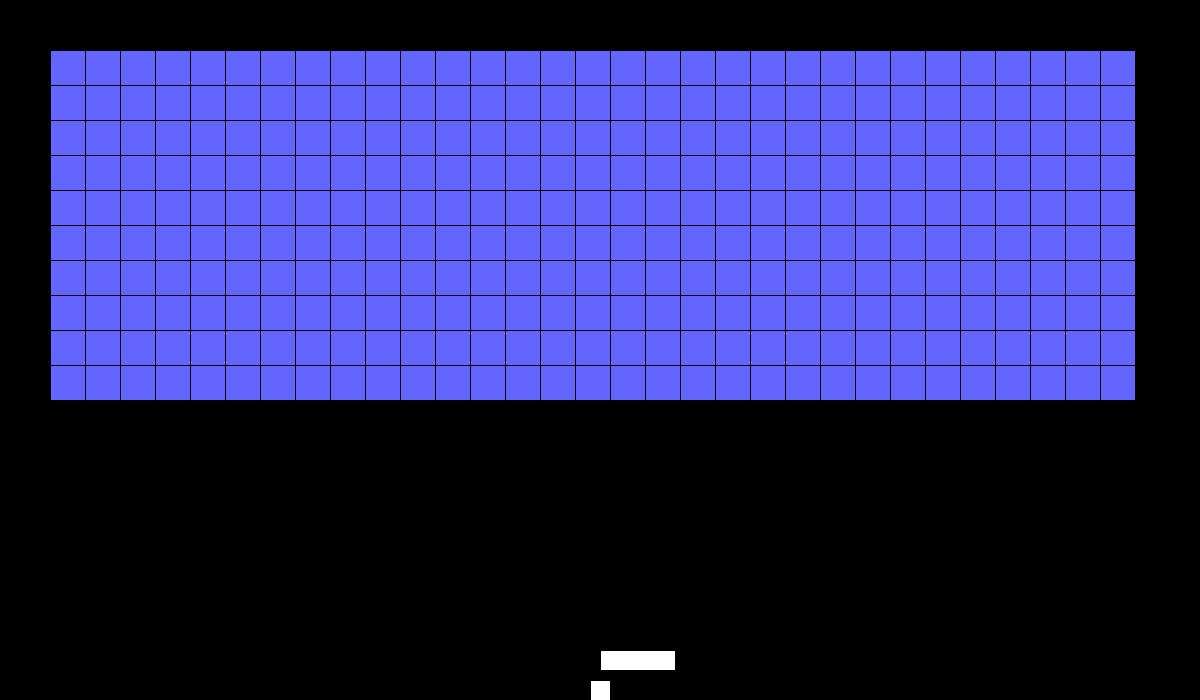
Frame 1 (no input)
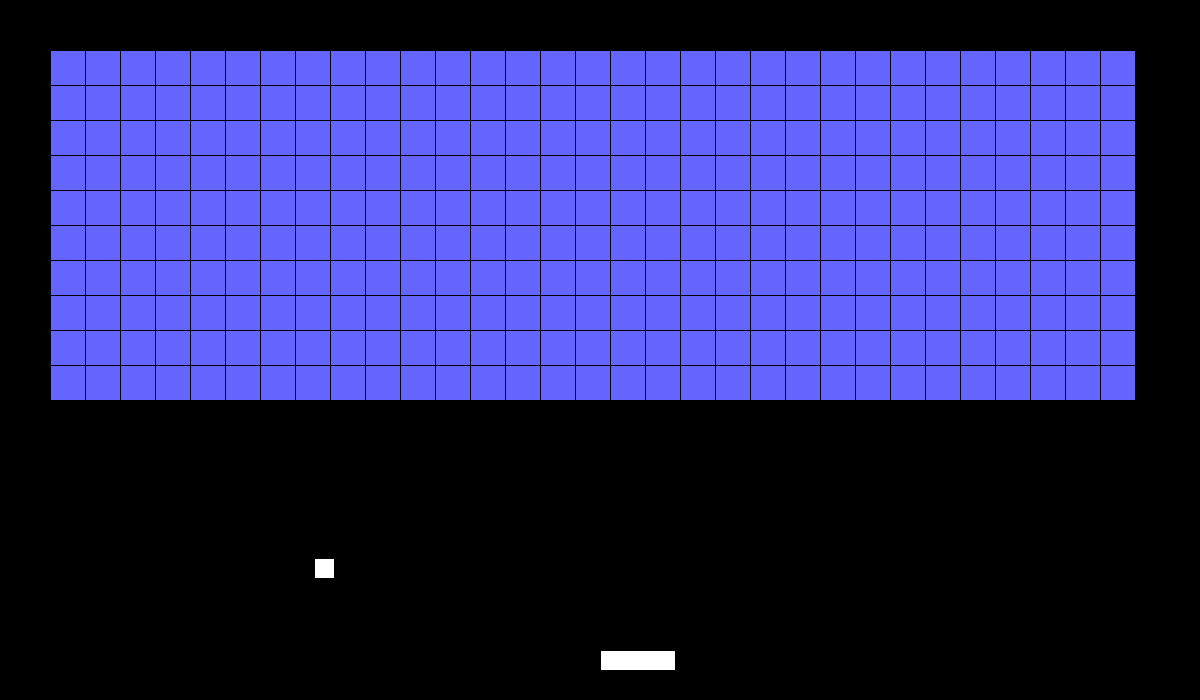
Frame 60 (the mouse pressed at the canvas centre just before this capture)
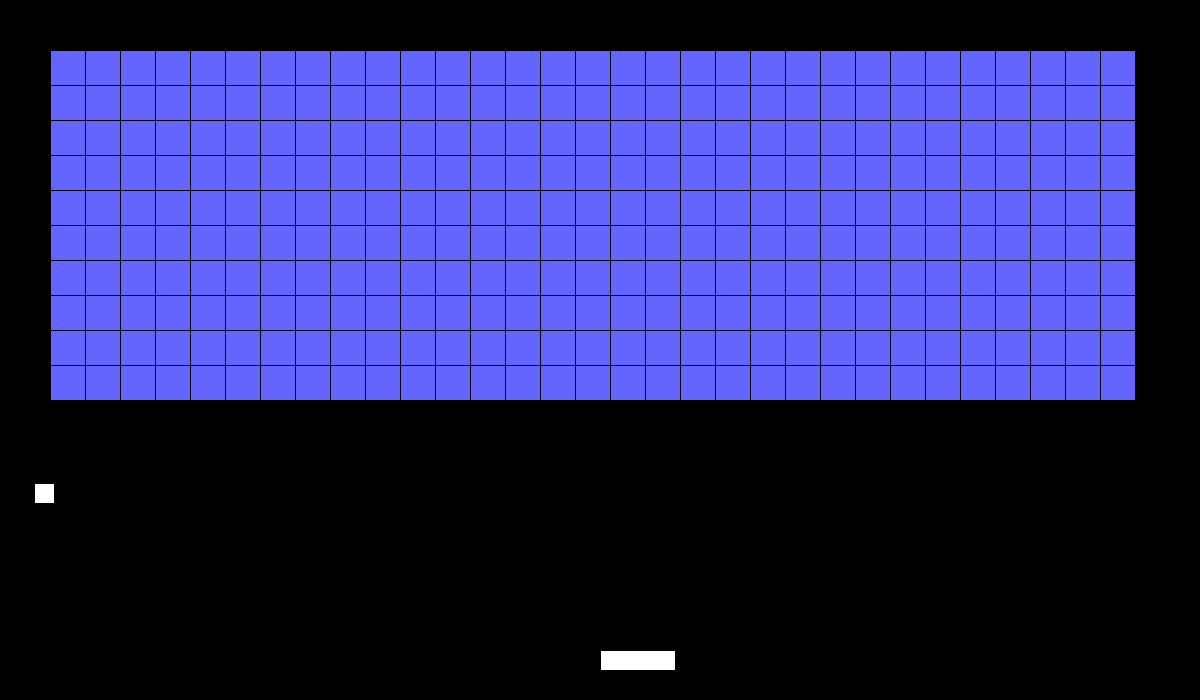
Frame 120 (the mouse held since frame 60 and released just before this capture)

The Processing sketch that drew these frames (run headless with seeded random() and noise(); from frame 60 on, the mouse is pressed at the canvas centre):

// Processing sketch: ObligGameBallBreakBricks8
// ── ObligGameBallBreakBricks8.pde
/*
Kommentar:
I do believe that in the original breakout (which in part was developed by Steve Jobs, the former CEO of Apple, if I remember correctly) the "ball" was actually a small square.

I recommend that you do the same. Then you only need to consider collision between rectangles.

It is quite possible that araknoid also had square collision boxes, but I don't really know (I have played it though).



Here is what I suggest for how to approach the problem:



V    1.Start implementing the ball only. It should bounce off three of the edges of the window, and vanish at the bottom of the screen. The game should just quit if this happens.

V    Test and make sure this works before continuing.

V    Save a backup of your file before you continue, you might need to go back to it if you mess things up.





V    2. Implement the motion of the paddle at the bottom of the screen. Move left, right using the keys. Ignore collision with ball for now. Make sure the paddle doesn't leave the window.

V    Test and make sure this works before continuing.

      There is source code on capquiz (below this question) to help you get started with keys.

V    Save a backup of your file before you continue.





V 3. Implement the collision between the ball and the paddle. You only need to test for the top side of the paddle and the bottom side of the square ball.

if(right side of square > left side of paddle && left side of square < right side of paddle) {

    if(bottom side of square > top side of paddle + 1/5 * height of paddle) quit the game.   // it is under the paddle and we have lost.
   else bounce by setting balls velocityy *= -1;

}
V Test and make sure this works.

V Save a copy and continue.





V 4. Add many rectangles to the screen to hit. Put these in an array. Just draw them to the screen and ignore collisions for now. Let all rectangles have the same witdth and height.

  float rectx[]  // x position of the rectangles

  float recty[]   // y position of the rectangles


V Test, save a copy and continue



5. Implement collision detection between rectangles and the ball. For now, just make the rectangles vanish if the ball hits them.  You need a global variable

bool visible[]  - set all to be true in setup when you start. encodes if a rectangle is vanished or not.

when you draw them:

for(int i = 0; i < numRectangles; i++) {
   if(visible[i]) {
        // draw the rectangle
   }
}


when you test for collisions



for(int i = 0; i < numRectangles; i++) {
   if(visible[i]) {
        // check for collision between rectangle[i] and ball
      set visible[i] to be false if they collide.
   }
}


I think we are probably getting close to the right workload. Ok, not quite araknoid yet, but a common power-up/bonus level when playing these games.



6. 7. ...  I will leave this to you.....you will have ample time to discuss later if you are concerned about points. Try to get this far first.



In any case we can help if you want to complete the collision response for araknoid if that is what you want.

But there are other things to consider. How about a particle system when the rectangle vanishes? Or maybe they should fall down or vanish to the side using an interpolation. Or fade to black using a colour interpolation. Araknoid also had a power-up where you shoot rectangles, and so on and so on. Just some ideas, some are easier than others. But complete 1.2.3.4.5 first.


You might get some bugs. Are these bugs making the game unplayable? If not, then they could always be a feature and not a bug smiler
*/

float t = 0.0;
//int answer = 1;
float size = 20;
float velx = -280.0; //velocity (hastighet) in the x-direction
float vely = -75;
float posx;
float posy;
boolean alive;
float paddleX;
float paddleY;
float paddleWidth;
float paddleHeight;
//boolean visible[]

void setup(){
  size(1200, 700);
  frameRate(60);
  posx = width/2 -size/2;  //Setting the x starting position of the ball
  posy = height - (size + paddleHeight);  // Setting the y starting position of the ball
  paddleX = width/2 -paddleWidth/2; ;  // Setting the starting position of the paddle
  
}


void draw(){
  t += 1.0/60.0;
  background(0);
  drawBricks();
  fill(255);
  square(posx, posy, size); // Making the ball
  posx += velx * 1.0/60.0;  // Setting the x-direction and speed of the ball
  posy += vely * 1.0/60.0;  // Setting the y-direction and speed of the ball
  alive = true;             // The ball is active and showing
  ballLife();               // Call the ceiling and floor detection function
  ballBounceWalls();        // Call the wall-collision detection function
  paddle();                 // Call the paddle-function
  ballHitPaddle(); // Call the colllision between ball and paddle detection function
}

/*
  Function for detecting collision between ball and ceiling
  And making the ball die and game shut down if the ball falls out of the window
*/
void ballLife()  {
  
  // Collision between the ball and the ceiling
  if (posy < 0)  {
    posy = 0;
    vely = -vely;
    
  // If the ball falls below the bottom of the window
  } else if(posy > height)  {
    alive = false;
    gameOver();
  }  
}

/*
  Function for detecting collision between ball and walls, and change direction of
  ball
*/
void ballBounceWalls(){
  
    // Collision between the ball and the left side of the window
  if (posx < 0) {
    posx = 0;
    velx = -velx;  //Change direction of the ball
    
  // Collision between the ball and the right side of the window
  } else if(posx > width -size)  { //size = size of ball
    posx = width -size;
    velx = -velx;
  }  
}


/*
  Function to make and move the paddle correctly
*/
void paddle() {

  paddleHeight = 20;
  paddleY = height -50;
  paddleWidth = 75;
  
    // Moving the paddle left and right with keys, making sure it does not leave the window
    if(keyPressed)  {
      if(key == 'a' || key == 'A')  {
        if(paddleX -10 > 0) {
          paddleX += -10;
        }
      }  else if(key == 'd' || key == 'D')  {
           if(paddleX +10 < width -paddleWidth)  {
             paddleX += 10;
           }
      }
    }
  // Making the paddle
  fill(255);
  rect(paddleX, paddleY, paddleWidth, paddleHeight);
}


/*
  Function to detect collosion between ball and paddle
  Not quite as suggested by Bernt, but it works
*/
void ballHitPaddle()  {
  
  float paddleLeft = paddleX -paddleWidth/2;
  float paddleRight = paddleX +paddleWidth/2;
  
  // Test if the ball is within the width of, and above the paddle
  if (posx > paddleLeft && posx < paddleRight && posy >= paddleY -paddleHeight){
      posy = paddleY -paddleHeight;
      vely = -vely;
  } else ballLife();
}


/*
4. Add many rectangles to the screen to hit. Put these in an array. Just draw them to the screen and ignore collisions for now. Let all rectangles have the same witdth and height.

float rectx[]  // x position of the rectangles

float recty[]   // y position of the rectangles

Test, save a copy and continue
*/


/*
  Function to draw multiple bricks
*/

void drawBricks()  {
  float brickSize = 35;
  float numX = 31;
  float numY = 10;
  float[] rectX = new float[31];
  float[] rectY = new float[31];

  for(int x = 0; x < numX; x++)  {
    for(int y = 0; y < numY; y++)  {
      rectX[x] = (x * brickSize) + 50;
      rectY[y] = (y * brickSize) + 50;
      fill(100,100,255);
      square(rectX[x], rectY[y], brickSize);
    }
  }
}



/*
Fra Marius/modifisert fra chatGPT
void setup() {
  size(400, 400);
  background(255);
  stroke(0);
  strokeWeight(2);
  
  float x = 50;
  float y = 50;
  float w = 300;
  
  for (float i = x; i <= x + w; i += w/15) {
    line(i, y, i, y + w/15);
    line(i, y + w, i, y + w - w/15);
  }
  
  for (float j = y; j <= y + w; j += w/15) {
    line(x, j, x + w/15, j);
    line(x + w, j, x + w - w/15, j);
  }
}



/*
5. Implement collision detection between rectangles and the ball. For now, just make the rectangles vanish if the ball hits them.  You need a global variable

bool visible[]  - set all to be true in setup when you start. encodes if a rectangle is vanished or not.

when you draw them:

for(int i = 0; i < numRectangles; i++) {
   if(visible[i]) {
        // draw the rectangle
   }
   
      
  for (int i = 0; i < rectX; i++){
    for (int j = 0; j < rectY; j++)  {
      bricks[i][j] = 0;
    }
  }
*/


/*
  Making the game shut down if the ball falls out of the window
*/
void gameOver()  {
     exit();
}

/*
void draw() {

  if(answer == 1) draw1();
  else if(answer == 2) draw2();

}

void keyPressed() {
  if(keyCode == 32) {
    answer += 1;
    if(answer > 2) answer = 1;
  } 
}
*/
